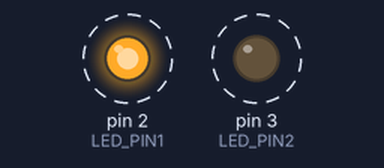
Bench run of a sketch on a simulated Arduino Uno, built with avr-gcc and run on an emulated ATmega328P. Parts: output pins drawn as LEDs (lit = HIGH). Dashed ring = blinking.

Above: at 0.2 s.
Timing chart, 0 to 4.6 s (numbered marks = the images above):
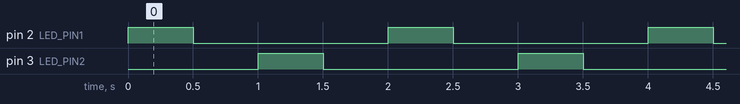

Measured:
- by itself, pin 2 (LED_PIN1), pin 3 (LED_PIN2): alternates HIGH for 0.50 s and LOW for 1.5 s
- by itself, everything shown: repeats every 2.0 s, in 4 steps

The sketch:

blink.ino
```cpp
// Week6 - 두 개의 LED 깜빡이기
#define LED_PIN1 2
#define LED_PIN2 3

void setup() {
  pinMode(LED_PIN1, OUTPUT);
  pinMode(LED_PIN2, OUTPUT);
}

void loop() {
  digitalWrite(LED_PIN1, HIGH);
  delay(500);
  digitalWrite(LED_PIN1, LOW);
  delay(500);
  digitalWrite(LED_PIN2, HIGH);
  delay(500);
  digitalWrite(LED_PIN2, LOW);
  delay(500);
}
```
